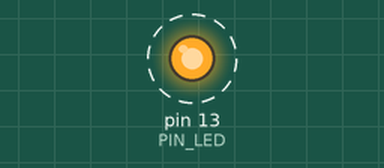
Recording of a sketch running on a simulated Arduino Uno, built with avr-gcc and run on an emulated ATmega328P. On the bench: output pins drawn as LEDs (lit = HIGH). Dashed ring = blinking. What the sketch prints to the serial monitor is not drawn.

Above: at 0.5 s.
Timing chart, 0 to 4.6 s (numbered marks = the images above):
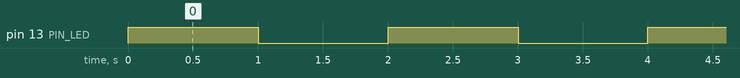

Measured:
- by itself, pin 13 (PIN_LED): alternates HIGH for 1.0 s and LOW for 1.0 s

The sketch:

04_example_3.ino
```cpp
int count = 0;
int toggle = LOW;

const int PIN_LED = LED_BUILTIN;

void setup() {
  pinMode(PIN_LED, OUTPUT);

  Serial.begin(115200);

  Serial.println("Hello world");

  digitalWrite(PIN_LED, toggle);
}

void loop() {
  count++;
  Serial.println(count);

  toggle = toggle_state(toggle);
  digitalWrite(PIN_LED, toggle);

  delay(1000);
}

int toggle_state(int currentState) {
  return !currentState;
}
```
